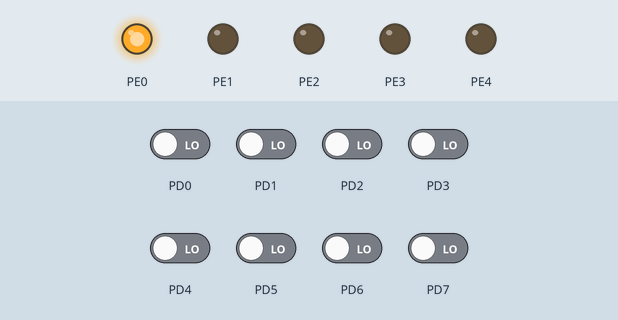
Bench run of a program on a simulated ATmega128, built with avr-gcc and emulated at 8 MHz. On the bench: output pins drawn as LEDs (lit = HIGH). The inputs (shaded band) are chosen by the test bench; at power-on: PD0–7 LOW.

Above: at 3.8 s.
3.9 s: PD5 driven HIGH
At 5.8 s:
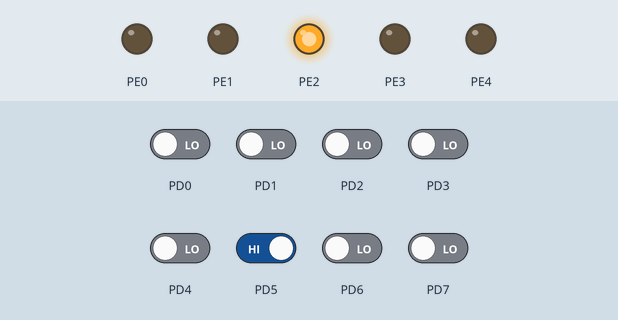
At 7.5 s:
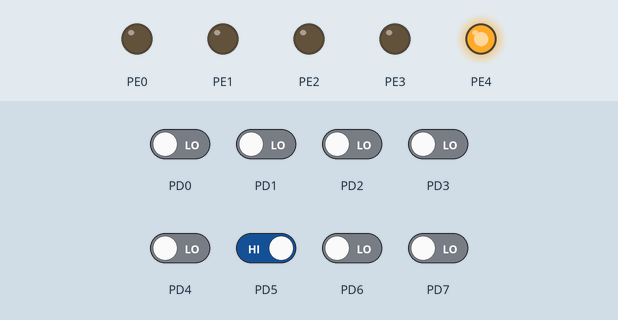
Timing chart, 0 to 9.0 s (numbered marks = the images above; inputs shaded):
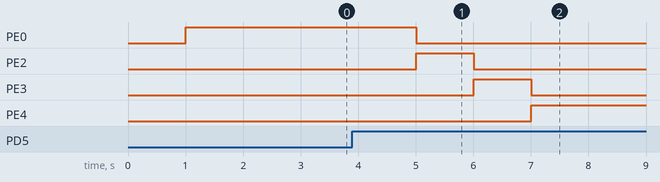

The program:

main.c
```c
/*
 * Opd7.c
 *
 * Created: 9-2-2024 13:31:47
 * Author : Kersjan14
 */

#define F_CPU 8e6

#include <avr/io.h>
#include <util/delay.h>

void wait(int ms) {
	for (int i=0; i<ms; i++) {
		_delay_ms( 1 );
	}
}

enum states {
	Start,
	S1,
	S2,
	S3,
	End
};


int main(void)
{
	DDRE = 0x1F;
	enum states state = Start;


    while (1)
    {
		wait(1000);

		switch (state)
		{
			case Start:
				PORTE = 0x01;
				switch (PIND)
				{
					case 1<<5:
						state = S2;
						break;
					case 1<<6:
						state = S1;
						break;
				}
				break;
			case S1:
				PORTE = 0x02;
				switch (PIND)
				{
					case 1<<5:
					state = S2;
					break;
					case 1<<7:
					state = Start;
					break;
				}
				break;
			case S2:
				PORTE = 0x04;
				switch (PIND)
				{
					case 1<<5:
						state = S3;
						break;
					case 1<<6:
						state = S1;
						break;
					case 1<<7:
						state = Start;
						break;
				}
				break;
			case S3:
				PORTE = 0x08;
				switch (PIND)
				{
					case 1<<5:
						state = End;
						break;
					case 1<<6:
						state = End;
						break;
					case 1<<7:
						state = Start;
						break;
				}
				break;
			case End:
				PORTE = 0x10;
				switch (PIND)
				{
					case 1<<7:
						state = Start;
						break;
				}
				break;
		}

    }
}
```

Measured:
- after the input at 3.9 s, PE0: HIGH → LOW after 1.1 s; PE2: LOW → HIGH after 1.1 s, → LOW 1.0 s later; PE3: LOW → HIGH after 2.1 s, → LOW 1.0 s later; PE4: LOW → HIGH after 3.1 s
